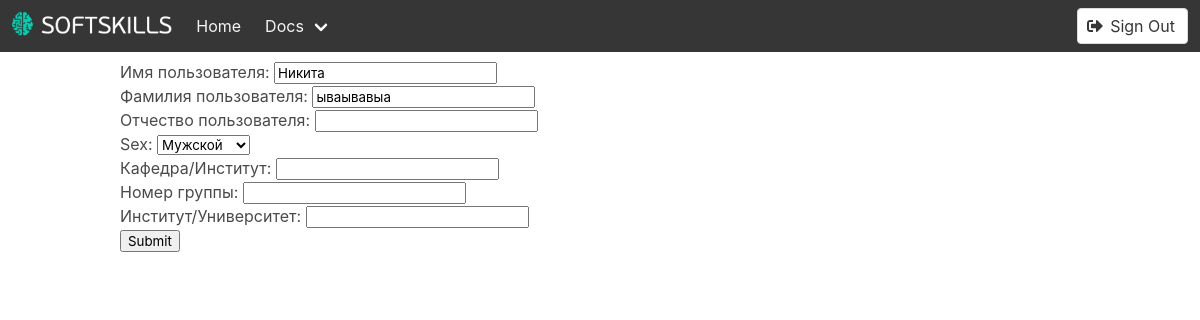
The app's page /person/ (signed in), older data.
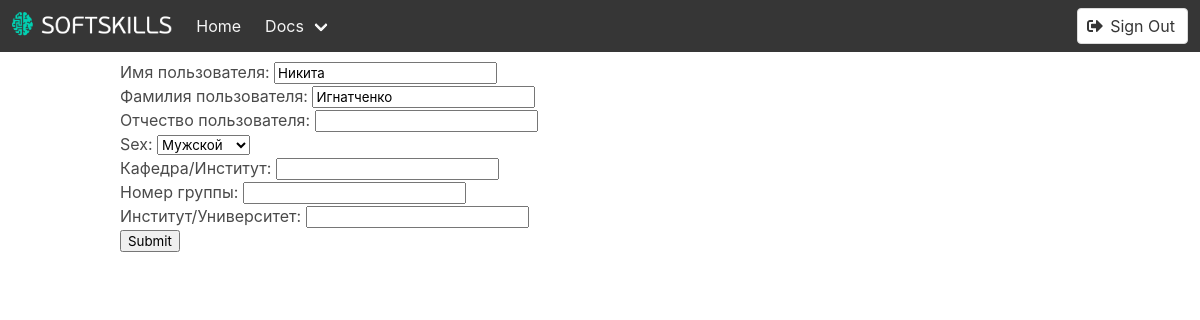
The same page, newer data.
### apps/core/models.py (models this page shows, shortened)
class Person(models.Model):
    user = models.OneToOneField(User, on_delete=models.CASCADE, blank=True, null=True)
    first_name = models.CharField('Имя пользователя', max_length=32, blank=True, default='')
    last_name = models.CharField('Фамилия пользователя', max_length=32, blank=True, default='')
    second_name = models.CharField('Отчество пользователя', max_length=32, blank=True, default='')
    SEXES = (
        ('U', 'Не выбран'),
        ('F', 'Женский'),
        ('M', 'Мужской'),
    )
    sex = models.CharField(max_length=1, choices=SEXES, default='U')
    department = models.CharField('Кафедра/Институт', max_length=1024, blank=True, null=True)
    group_number = models.CharField('Номер группы', max_length=1024, blank=True, null=True)
    institute = models.CharField('Институт/Университет', max_length=1024, blank=True, null=True)
    class Meta:
        verbose_name = 'персона'
        verbose_name_plural = 'персоны'

### apps/core/views.py (the view, shortened to what this page needs)
# urls.py: path('person/', PersonUpdate.as_view(), name="person_update"),
class PersonUpdate(UpdateView):
    model = Person
    success_url = '/dashboard'
    fields = ["first_name", "last_name", "second_name", "sex", "department", "group_number", "institute"]
    template_name = "person_form.html"
    def get(self, request, **kwargs):
        self.object = Person.objects.get(user=self.request.user)
        context = self.get_context_data(object=self.object)
        return self.render_to_response(context)

### templates/person_form.html
{% extends "base.html" %}
{% block content %}
<form method="post" action="">{% csrf_token %}
{{form.as_p}}
    <input type="submit"/>
    </form>
{% endblock %}

Row changes from the older to the newer data that the page shows:
changed Person "Никита": last_name "ываывавыа" → "Игнатченко"
